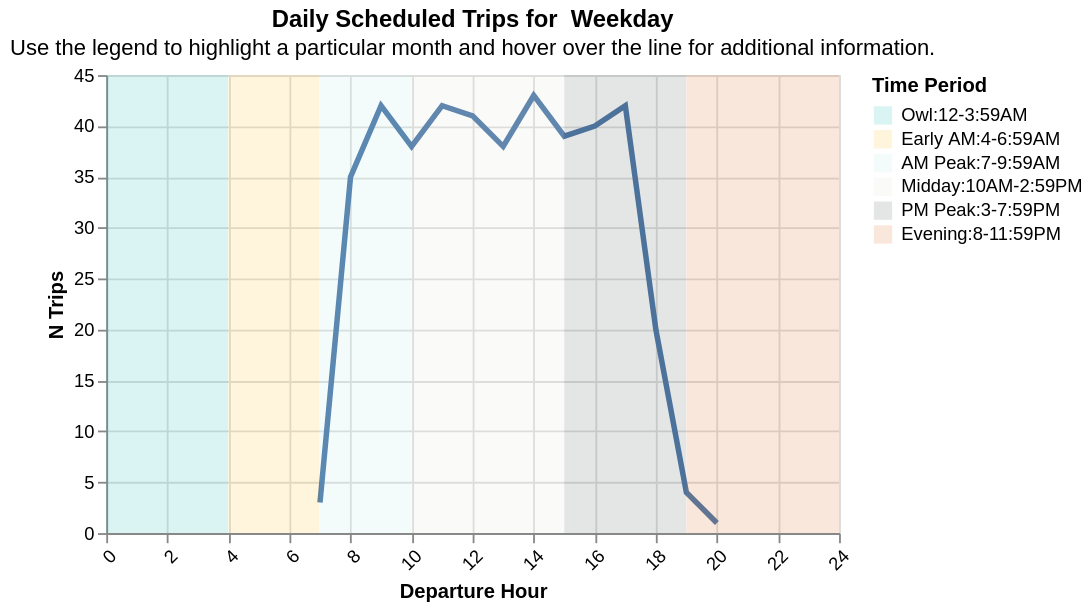
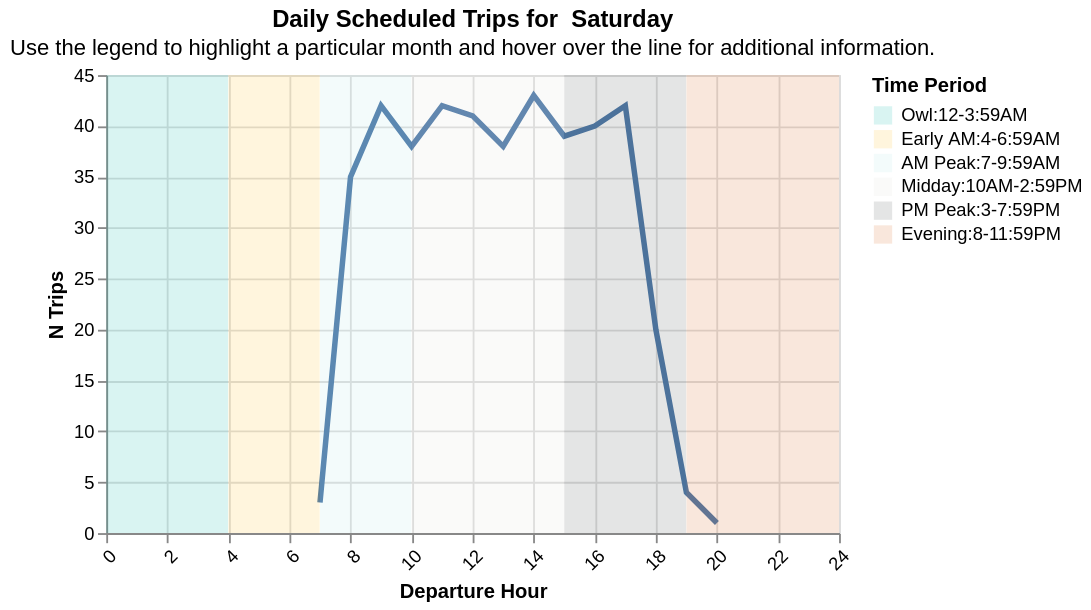
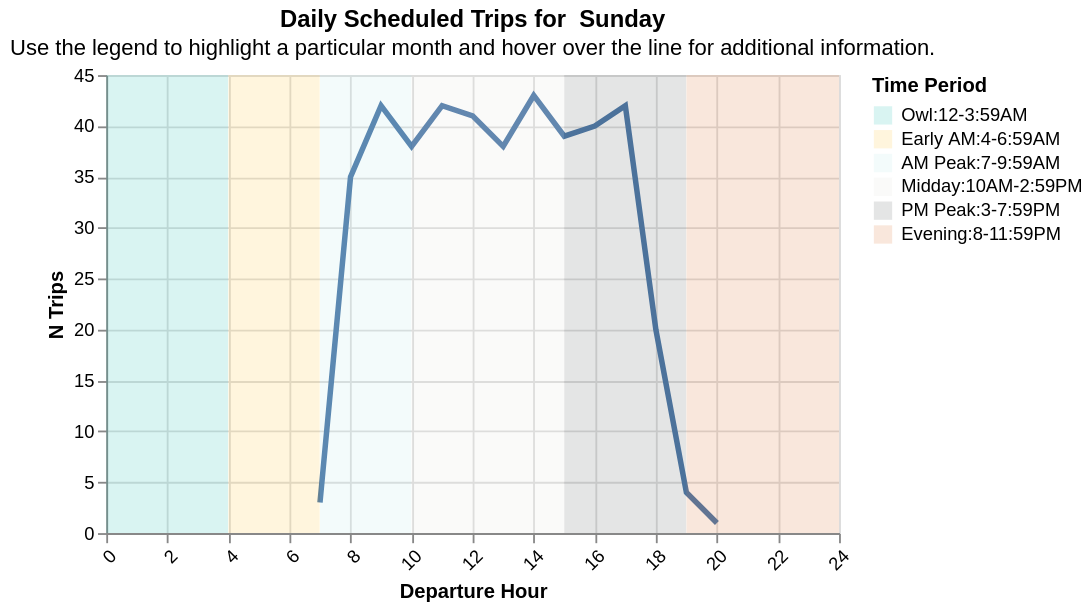

Notebook code cell kept with these figures, in order:
### Markdown cell above
## Service Hours

### Code cell
try:
    display(utils.create_hourly_summary(operator_hourly_summary_df, "Weekday"))
    display(utils.create_hourly_summary(operator_hourly_summary_df, "Saturday"))
    display(utils.create_hourly_summary(operator_hourly_summary_df, "Sunday"))
except: 
    display(Markdown(f"""{analysis_name} doesn't have service hours information."""))

### Figure 1 — Vega-Lite specification as saved in the notebook (floating-point values rounded to 4 significant figures; data arrays with more than 128 entries replaced by an {"elided": "..."} marker saying what was removed)
{"config": {"view": {"continuousWidth": 300, "continuousHeight": 300}}, "layer": [{"data": {"name": "data-0d42ec9a7bba9577183a460e072ae422"}, "mark": {"type": "line", "size": 3}, "encoding": {"x": {"axis": {"labelAngle": -45}, "field": "Departure Hour", "title": "Departure Hour", "type": "quantitative"}, "y": {"field": "N Trips", "title": "N Trips", "type": "quantitative"}}, "name": "view_64bd8a4dbc3b53a3_0", "transform": [{"filter": {"param": "param_656917af24f6dd0c"}}]}, {"data": {"name": "data-ed3e58c91c1826c4bca955698f66e78a"}, "mark": {"type": "rect", "opacity": 0.15}, "encoding": {"color": {"field": "Time Period", "scale": {"range": ["#00b2a9", "#ffb81c", "#b1e4e3", "#d9d9d6", "#4b4f54", "#d86018"]}, "sort": ["Owl:12-3:59AM", "Early AM:4-6:59AM", "AM Peak:7-9:59AM", "Midday:10AM-2:59PM", "PM Peak:3-7:59PM", "Evening:8-11:59PM"], "type": "nominal"}, "x": {"field": "start", "type": "quantitative"}, "x2": {"field": "stop"}, "y": {"value": 0}, "y2": {"value": 250}}}], "height": 250, "params": [{"name": "param_656917af24f6dd0c", "select": {"type": "point", "fields": ["Date"]}, "bind": {"input": "select", "options": ["04-2025", "05-2025", "06-2025", "07-2025", "08-2025", "09-2025", "10-2025", "11-2025", "12-2025", "01-2026", "02-2026", "03-2026", "04-2026"], "name": "Dates: "}, "value": "04-2025", "views": ["view_64bd8a4dbc3b53a3_0"]}], "resolve": {"scale": {"color": "independent"}}, "title": {"text": ["Daily Scheduled Trips for  Weekday"], "subtitle": ["Use the legend to highlight a particular month and hover over the line for additional information."]}, "width": 400, "$schema": "https://vega.github.io/schema/vega-lite/v6.1.0.json", "datasets": {"data-0d42ec9a7bba9577183a460e072ae422": {"elided": "200 records"}, "data-ed3e58c91c1826c4bca955698f66e78a": [{"index": 0, "start": 0, "stop": 3.99, "Time Period": "Owl:12-3:59AM"}, {"index": 1, "start": 4, "stop": 6.99, "Time Period": "Early AM:4-6:59AM"}, {"index": 2, "start": 7, "stop": 9.99, "Time Period": "AM Peak:7-9:59AM"}, {"index": 3, "start": 10, "stop": 14.99, "Time Period": "Midday:10AM-2:59PM"}, {"index": 4, "start": 15, "stop": 18.99, "Time Period": "PM Peak:3-7:59PM"}, {"index": 5, "start": 19, "stop": 24.0, "Time Period": "Evening:8-11:59PM"}]}}

### Figure 2 — Vega-Lite specification as saved in the notebook (floating-point values rounded to 4 significant figures; data arrays with more than 128 entries replaced by an {"elided": "..."} marker saying what was removed)
{"config": {"view": {"continuousWidth": 300, "continuousHeight": 300}}, "layer": [{"data": {"name": "data-0d42ec9a7bba9577183a460e072ae422"}, "mark": {"type": "line", "size": 3}, "encoding": {"x": {"axis": {"labelAngle": -45}, "field": "Departure Hour", "title": "Departure Hour", "type": "quantitative"}, "y": {"field": "N Trips", "title": "N Trips", "type": "quantitative"}}, "name": "view_64bd8a4dbc3b53a3_0", "transform": [{"filter": {"param": "param_656917af24f6dd0c"}}]}, {"data": {"name": "data-ed3e58c91c1826c4bca955698f66e78a"}, "mark": {"type": "rect", "opacity": 0.15}, "encoding": {"color": {"field": "Time Period", "scale": {"range": ["#00b2a9", "#ffb81c", "#b1e4e3", "#d9d9d6", "#4b4f54", "#d86018"]}, "sort": ["Owl:12-3:59AM", "Early AM:4-6:59AM", "AM Peak:7-9:59AM", "Midday:10AM-2:59PM", "PM Peak:3-7:59PM", "Evening:8-11:59PM"], "type": "nominal"}, "x": {"field": "start", "type": "quantitative"}, "x2": {"field": "stop"}, "y": {"value": 0}, "y2": {"value": 250}}}], "height": 250, "params": [{"name": "param_656917af24f6dd0c", "select": {"type": "point", "fields": ["Date"]}, "bind": {"input": "select", "options": ["04-2025", "05-2025", "06-2025", "07-2025", "08-2025", "09-2025", "10-2025", "11-2025", "12-2025", "01-2026", "02-2026", "03-2026", "04-2026"], "name": "Dates: "}, "value": "04-2025", "views": ["view_64bd8a4dbc3b53a3_0"]}], "resolve": {"scale": {"color": "independent"}}, "title": {"text": ["Daily Scheduled Trips for  Saturday"], "subtitle": ["Use the legend to highlight a particular month and hover over the line for additional information."]}, "width": 400, "$schema": "https://vega.github.io/schema/vega-lite/v6.1.0.json", "datasets": {"data-0d42ec9a7bba9577183a460e072ae422": {"elided": "200 records"}, "data-ed3e58c91c1826c4bca955698f66e78a": [{"index": 0, "start": 0, "stop": 3.99, "Time Period": "Owl:12-3:59AM"}, {"index": 1, "start": 4, "stop": 6.99, "Time Period": "Early AM:4-6:59AM"}, {"index": 2, "start": 7, "stop": 9.99, "Time Period": "AM Peak:7-9:59AM"}, {"index": 3, "start": 10, "stop": 14.99, "Time Period": "Midday:10AM-2:59PM"}, {"index": 4, "start": 15, "stop": 18.99, "Time Period": "PM Peak:3-7:59PM"}, {"index": 5, "start": 19, "stop": 24.0, "Time Period": "Evening:8-11:59PM"}]}}

### Figure 3 — Vega-Lite specification as saved in the notebook (floating-point values rounded to 4 significant figures; data arrays with more than 128 entries replaced by an {"elided": "..."} marker saying what was removed)
{"config": {"view": {"continuousWidth": 300, "continuousHeight": 300}}, "layer": [{"data": {"name": "data-0d42ec9a7bba9577183a460e072ae422"}, "mark": {"type": "line", "size": 3}, "encoding": {"x": {"axis": {"labelAngle": -45}, "field": "Departure Hour", "title": "Departure Hour", "type": "quantitative"}, "y": {"field": "N Trips", "title": "N Trips", "type": "quantitative"}}, "name": "view_64bd8a4dbc3b53a3_0", "transform": [{"filter": {"param": "param_656917af24f6dd0c"}}]}, {"data": {"name": "data-ed3e58c91c1826c4bca955698f66e78a"}, "mark": {"type": "rect", "opacity": 0.15}, "encoding": {"color": {"field": "Time Period", "scale": {"range": ["#00b2a9", "#ffb81c", "#b1e4e3", "#d9d9d6", "#4b4f54", "#d86018"]}, "sort": ["Owl:12-3:59AM", "Early AM:4-6:59AM", "AM Peak:7-9:59AM", "Midday:10AM-2:59PM", "PM Peak:3-7:59PM", "Evening:8-11:59PM"], "type": "nominal"}, "x": {"field": "start", "type": "quantitative"}, "x2": {"field": "stop"}, "y": {"value": 0}, "y2": {"value": 250}}}], "height": 250, "params": [{"name": "param_656917af24f6dd0c", "select": {"type": "point", "fields": ["Date"]}, "bind": {"input": "select", "options": ["04-2025", "05-2025", "06-2025", "07-2025", "08-2025", "09-2025", "10-2025", "11-2025", "12-2025", "01-2026", "02-2026", "03-2026", "04-2026"], "name": "Dates: "}, "value": "04-2025", "views": ["view_64bd8a4dbc3b53a3_0"]}], "resolve": {"scale": {"color": "independent"}}, "title": {"text": ["Daily Scheduled Trips for  Sunday"], "subtitle": ["Use the legend to highlight a particular month and hover over the line for additional information."]}, "width": 400, "$schema": "https://vega.github.io/schema/vega-lite/v6.1.0.json", "datasets": {"data-0d42ec9a7bba9577183a460e072ae422": {"elided": "200 records"}, "data-ed3e58c91c1826c4bca955698f66e78a": [{"index": 0, "start": 0, "stop": 3.99, "Time Period": "Owl:12-3:59AM"}, {"index": 1, "start": 4, "stop": 6.99, "Time Period": "Early AM:4-6:59AM"}, {"index": 2, "start": 7, "stop": 9.99, "Time Period": "AM Peak:7-9:59AM"}, {"index": 3, "start": 10, "stop": 14.99, "Time Period": "Midday:10AM-2:59PM"}, {"index": 4, "start": 15, "stop": 18.99, "Time Period": "PM Peak:3-7:59PM"}, {"index": 5, "start": 19, "stop": 24.0, "Time Period": "Evening:8-11:59PM"}]}}
